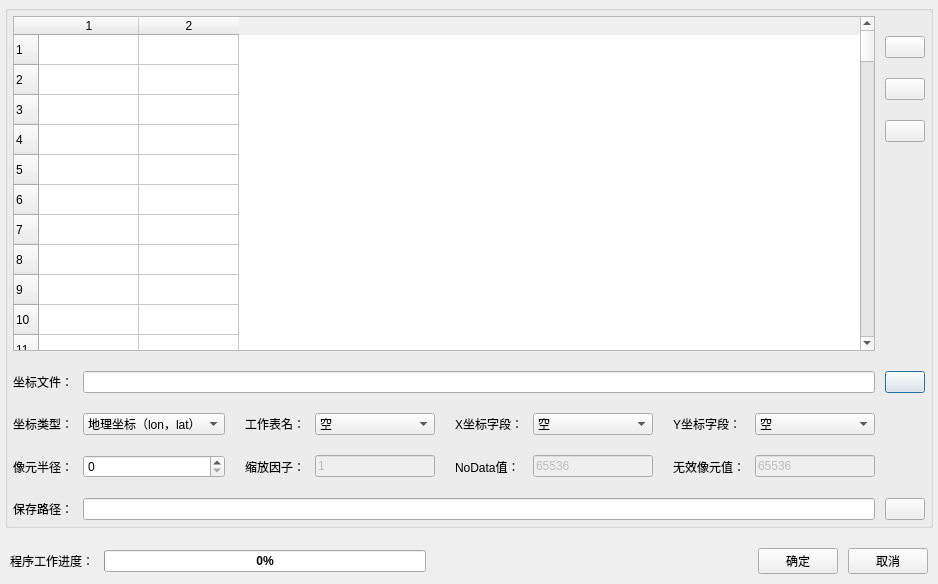
<?xml version="1.0" encoding="UTF-8"?>
<ui version="4.0">
 <class>PixelValueExtractorDialog</class>
 <widget class="QDialog" name="PixelValueExtractorDialog">
  <property name="geometry">
   <rect>
    <x>0</x>
    <y>0</y>
    <width>938</width>
    <height>584</height>
   </rect>
  </property>
  <property name="windowTitle">
   <string>像元值提取</string>
  </property>
  <layout class="QVBoxLayout" name="verticalLayout">
   <property name="spacing">
    <number>10</number>
   </property>
   <property name="leftMargin">
    <number>5</number>
   </property>
   <property name="topMargin">
    <number>5</number>
   </property>
   <property name="rightMargin">
    <number>5</number>
   </property>
   <property name="bottomMargin">
    <number>5</number>
   </property>
   <item>
    <widget class="QGroupBox" name="topGroupBox">
     <property name="title">
      <string/>
     </property>
     <layout class="QGridLayout" name="topGroupBoxGridLayout">
      <property name="leftMargin">
       <number>5</number>
      </property>
      <property name="topMargin">
       <number>5</number>
      </property>
      <property name="rightMargin">
       <number>5</number>
      </property>
      <property name="bottomMargin">
       <number>5</number>
      </property>
      <property name="horizontalSpacing">
       <number>10</number>
      </property>
      <property name="verticalSpacing">
       <number>20</number>
      </property>
      <item row="6" column="1">
       <widget class="QComboBox" name="coordinateTypeComboBox">
        <item>
         <property name="text">
          <string>地理坐标（lon，lat）</string>
         </property>
        </item>
        <item>
         <property name="text">
          <string>投影坐标（x，y）</string>
         </property>
        </item>
        <item>
         <property name="text">
          <string>图像坐标（row，col）</string>
         </property>
        </item>
       </widget>
      </item>
      <item row="0" column="0" rowspan="5" colspan="11">
       <widget class="QTableWidget" name="fileListTableWidget">
        <property name="selectionMode">
         <enum>QAbstractItemView::SingleSelection</enum>
        </property>
        <property name="selectionBehavior">
         <enum>QAbstractItemView::SelectRows</enum>
        </property>
        <property name="rowCount">
         <number>100</number>
        </property>
        <property name="columnCount">
         <number>2</number>
        </property>
        <row/>
        <row/>
        <row/>
        <row/>
        <row/>
        <row/>
        <row/>
        <row/>
        <row/>
        <row/>
        <row/>
        <row/>
        <row/>
        <row/>
        <row/>
        <row/>
        <row/>
        <row/>
        <row/>
        <row/>
        <row/>
        <row/>
        <row/>
        <row/>
        <row/>
        <row/>
        <row/>
        <row/>
        <row/>
        <row/>
        <row/>
        <row/>
        <row/>
        <row/>
        <row/>
        <row/>
        <row/>
        <row/>
        <row/>
        <row/>
        <row/>
        <row/>
        <row/>
        <row/>
        <row/>
        <row/>
        <row/>
        <row/>
        <row/>
        <row/>
        <row/>
        <row/>
        <row/>
        <row/>
        <row/>
        <row/>
        <row/>
        <row/>
        <row/>
        <row/>
        <row/>
        <row/>
        <row/>
        <row/>
        <row/>
        <row/>
        <row/>
        <row/>
        <row/>
        <row/>
        <row/>
        <row/>
        <row/>
        <row/>
        <row/>
        <row/>
        <row/>
        <row/>
        <row/>
        <row/>
        <row/>
        <row/>
        <row/>
        <row/>
        <row/>
        <row/>
        <row/>
        <row/>
        <row/>
        <row/>
        <row/>
        <row/>
        <row/>
        <row/>
        <row/>
        <row/>
        <row/>
        <row/>
        <row/>
        <row/>
        <column/>
        <column/>
       </widget>
      </item>
      <item row="6" column="9">
       <widget class="QLabel" name="yFieldLabel">
        <property name="text">
         <string>Y坐标字段：</string>
        </property>
       </widget>
      </item>
      <item row="7" column="4">
       <widget class="QLineEdit" name="scaleFactorLineEdit">
        <property name="enabled">
         <bool>false</bool>
        </property>
        <property name="text">
         <string>1</string>
        </property>
       </widget>
      </item>
      <item row="8" column="0">
       <widget class="QLabel" name="selectSaveDirLabel">
        <property name="text">
         <string>保存路径：</string>
        </property>
       </widget>
      </item>
      <item row="6" column="5">
       <spacer name="horizontalSpacer_4">
        <property name="orientation">
         <enum>Qt::Horizontal</enum>
        </property>
        <property name="sizeHint" stdset="0">
         <size>
          <width>13</width>
          <height>17</height>
         </size>
        </property>
       </spacer>
      </item>
      <item row="7" column="0">
       <widget class="QLabel" name="pixelRadiusLabel">
        <property name="text">
         <string>像元半径：</string>
        </property>
       </widget>
      </item>
      <item row="4" column="11">
       <spacer name="verticalSpacer">
        <property name="orientation">
         <enum>Qt::Vertical</enum>
        </property>
        <property name="sizeHint" stdset="0">
         <size>
          <width>20</width>
          <height>40</height>
         </size>
        </property>
       </spacer>
      </item>
      <item row="7" column="10">
       <widget class="QLineEdit" name="invalidPixelLineEdit">
        <property name="enabled">
         <bool>false</bool>
        </property>
        <property name="text">
         <string>65536</string>
        </property>
       </widget>
      </item>
      <item row="5" column="11">
       <widget class="QPushButton" name="selectCoordinateFilePushButton">
        <property name="text">
         <string/>
        </property>
       </widget>
      </item>
      <item row="6" column="2">
       <spacer name="horizontalSpacer_2">
        <property name="orientation">
         <enum>Qt::Horizontal</enum>
        </property>
        <property name="sizeHint" stdset="0">
         <size>
          <width>13</width>
          <height>17</height>
         </size>
        </property>
       </spacer>
      </item>
      <item row="7" column="7">
       <widget class="QLineEdit" name="noDataLineEdit">
        <property name="enabled">
         <bool>false</bool>
        </property>
        <property name="text">
         <string>65536</string>
        </property>
       </widget>
      </item>
      <item row="2" column="11">
       <widget class="QPushButton" name="delImageFilePushButton">
        <property name="text">
         <string/>
        </property>
       </widget>
      </item>
      <item row="6" column="10">
       <widget class="QComboBox" name="yFieldComboBox">
        <property name="minimumSize">
         <size>
          <width>120</width>
          <height>0</height>
         </size>
        </property>
        <item>
         <property name="text">
          <string>空</string>
         </property>
        </item>
       </widget>
      </item>
      <item row="7" column="5">
       <spacer name="horizontalSpacer_10">
        <property name="orientation">
         <enum>Qt::Horizontal</enum>
        </property>
        <property name="sizeHint" stdset="0">
         <size>
          <width>13</width>
          <height>17</height>
         </size>
        </property>
       </spacer>
      </item>
      <item row="5" column="0">
       <widget class="QLabel" name="selectCoordinateFileLabel">
        <property name="text">
         <string>坐标文件：</string>
        </property>
       </widget>
      </item>
      <item row="6" column="7">
       <widget class="QComboBox" name="xFieldComboBox">
        <property name="minimumSize">
         <size>
          <width>120</width>
          <height>0</height>
         </size>
        </property>
        <item>
         <property name="text">
          <string>空</string>
         </property>
        </item>
       </widget>
      </item>
      <item row="7" column="3">
       <widget class="QLabel" name="scaleFactorLabel">
        <property name="text">
         <string>缩放因子：</string>
        </property>
       </widget>
      </item>
      <item row="7" column="6">
       <widget class="QLabel" name="noDataLabel">
        <property name="text">
         <string>NoData值：</string>
        </property>
       </widget>
      </item>
      <item row="6" column="8">
       <spacer name="horizontalSpacer_6">
        <property name="orientation">
         <enum>Qt::Horizontal</enum>
        </property>
        <property name="sizeHint" stdset="0">
         <size>
          <width>13</width>
          <height>17</height>
         </size>
        </property>
       </spacer>
      </item>
      <item row="7" column="1">
       <widget class="QSpinBox" name="pixelRadiusSpinBox"/>
      </item>
      <item row="7" column="9">
       <widget class="QLabel" name="invalidPixelLabel">
        <property name="text">
         <string>无效像元值：</string>
        </property>
       </widget>
      </item>
      <item row="6" column="6">
       <widget class="QLabel" name="xFieldLabel">
        <property name="text">
         <string>X坐标字段：</string>
        </property>
       </widget>
      </item>
      <item row="8" column="11">
       <widget class="QPushButton" name="selectSaveDirPushButton">
        <property name="text">
         <string/>
        </property>
       </widget>
      </item>
      <item row="8" column="1" colspan="10">
       <widget class="QLineEdit" name="selectSaveDirLineEdit"/>
      </item>
      <item row="6" column="0">
       <widget class="QLabel" name="coordinateTypeLabel">
        <property name="text">
         <string>坐标类型：</string>
        </property>
       </widget>
      </item>
      <item row="6" column="3">
       <widget class="QLabel" name="workSheetNameLabel">
        <property name="enabled">
         <bool>true</bool>
        </property>
        <property name="maximumSize">
         <size>
          <width>60</width>
          <height>16777215</height>
         </size>
        </property>
        <property name="text">
         <string>工作表名：</string>
        </property>
       </widget>
      </item>
      <item row="3" column="11">
       <widget class="QPushButton" name="clearImageFilePushButton">
        <property name="text">
         <string/>
        </property>
       </widget>
      </item>
      <item row="6" column="4">
       <widget class="QComboBox" name="workSheetComboBox">
        <property name="minimumSize">
         <size>
          <width>120</width>
          <height>0</height>
         </size>
        </property>
        <item>
         <property name="text">
          <string>空</string>
         </property>
        </item>
       </widget>
      </item>
      <item row="7" column="2">
       <spacer name="horizontalSpacer_7">
        <property name="orientation">
         <enum>Qt::Horizontal</enum>
        </property>
        <property name="sizeHint" stdset="0">
         <size>
          <width>13</width>
          <height>17</height>
         </size>
        </property>
       </spacer>
      </item>
      <item row="5" column="1" colspan="10">
       <widget class="QLineEdit" name="selectCoordinateFileLineEdit"/>
      </item>
      <item row="1" column="11">
       <widget class="QPushButton" name="selectImageFilePushButton">
        <property name="text">
         <string/>
        </property>
       </widget>
      </item>
     </layout>
    </widget>
   </item>
   <item>
    <layout class="QHBoxLayout" name="horizontalLayout">
     <property name="leftMargin">
      <number>5</number>
     </property>
     <property name="topMargin">
      <number>10</number>
     </property>
     <property name="rightMargin">
      <number>5</number>
     </property>
     <property name="bottomMargin">
      <number>5</number>
     </property>
     <item>
      <widget class="QLabel" name="progressTipLabel">
       <property name="text">
        <string>程序工作进度：</string>
       </property>
      </widget>
     </item>
     <item>
      <widget class="QProgressBar" name="progressTipProgressBar">
       <property name="styleSheet">
        <string notr="true">text-align: Center;color: rgb(0, 0, 0);font-weight: bold</string>
       </property>
       <property name="value">
        <number>0</number>
       </property>
      </widget>
     </item>
     <item>
      <spacer name="horizontalSpacer">
       <property name="orientation">
        <enum>Qt::Horizontal</enum>
       </property>
       <property name="sizeHint" stdset="0">
        <size>
         <width>40</width>
         <height>20</height>
        </size>
       </property>
      </spacer>
     </item>
     <item>
      <widget class="QPushButton" name="okPushButton">
       <property name="text">
        <string>确定</string>
       </property>
      </widget>
     </item>
     <item>
      <widget class="QPushButton" name="cancelPushButton">
       <property name="text">
        <string>取消</string>
       </property>
      </widget>
     </item>
    </layout>
   </item>
  </layout>
 </widget>
 <resources/>
 <connections/>
</ui>
